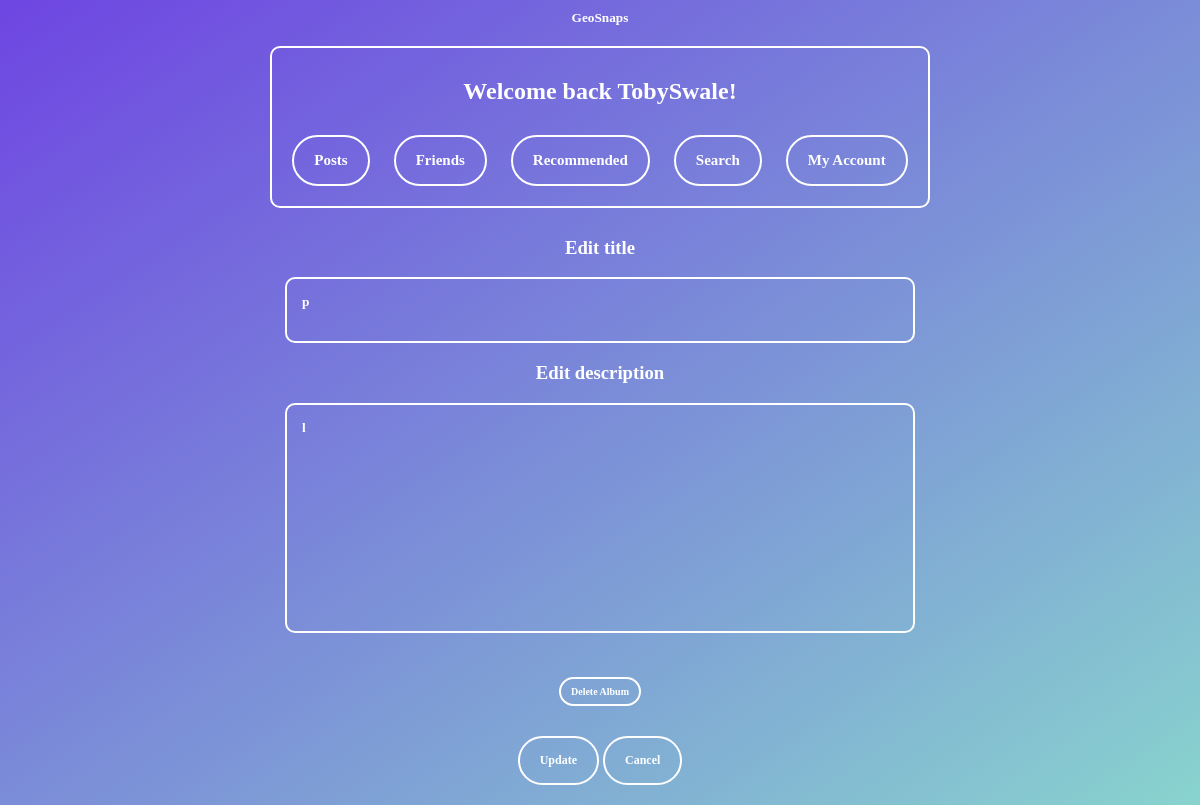
/editalbum?id=1478 (signed in), run on an earlier commit of the app's database.
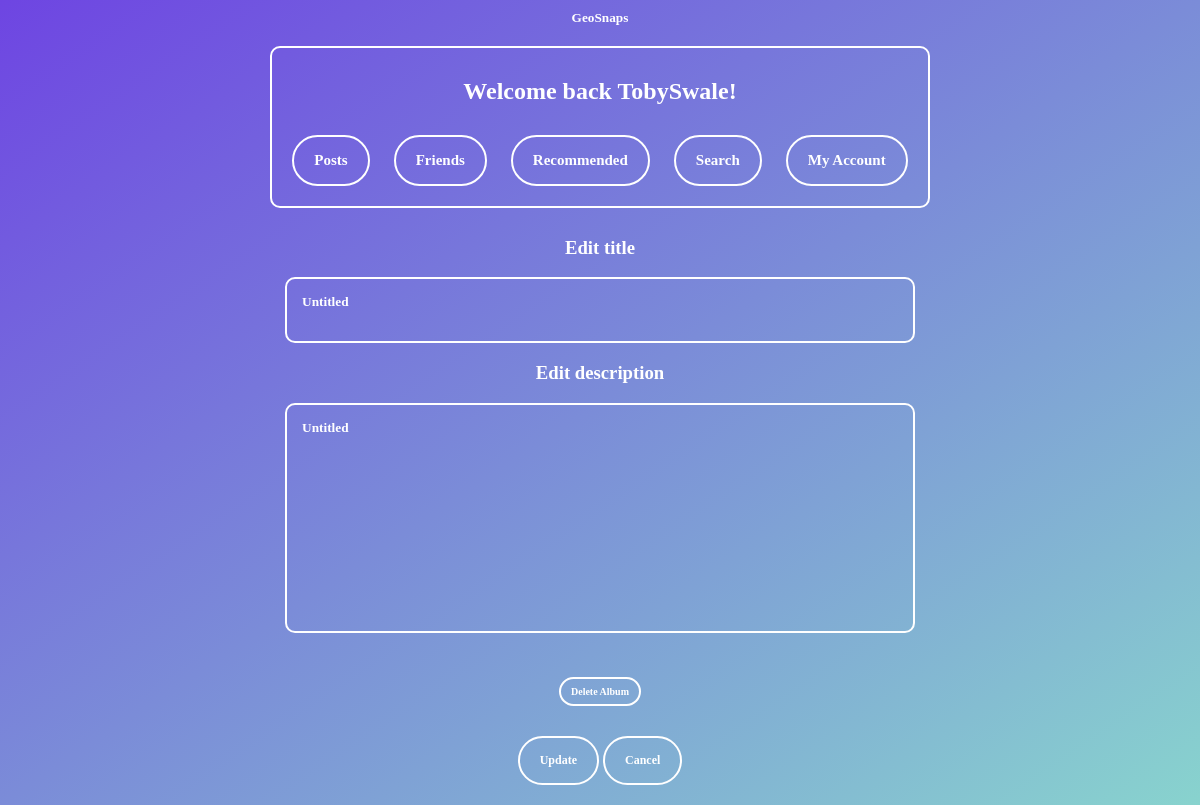
And on a later commit of the database.
### tables this page shows
CREATE TABLE "Posts" (
	"text"	TEXT,
	"timeposted"	TEXT,
	"user"	TEXT NOT NULL,
	"id"	INTEGER NOT NULL UNIQUE,
	"filename"	TEXT,
	"descr"	TEXT,
	"likes"	INTEGER DEFAULT 0,
	"dislikes"	INTEGER DEFAULT 0,
	"privacy"	TEXT,
	"lng"	TEXT,
	"lat"	TEXT,
	"album"	TEXT,
	"country"	TEXT,
	"city"	TEXT,
	PRIMARY KEY("id" AUTOINCREMENT)
);

### main.py (the view, shortened to what this page needs)
@web_site.route('/editalbum', methods=['GET', 'POST'])
def editalbum():
    albumid = request.args.get('id')
    username = session["username"]
    con = sqlite3.connect('database.db')
    sql = "SELECT user FROM Posts WHERE id = ?"
    cursor = con.cursor()
    cursor.execute(sql, (albumid,))
    getuser = cursor.fetchone()
    if not getuser:
        return render_template('404.html')
    if getuser[0] != username:
        return render_template('404.html')
    con.row_factory = sqlite3.Row
    sql = "SELECT * FROM Posts WHERE id = ?"
    cursor = con.cursor()
    cursor.execute(sql, (albumid,))
    rows = cursor.fetchall()
    return render_template("editalbum.html", rows=rows, albumid=albumid)

### templates/editalbum.html
{% extends 'base.html' %}
{% block content %}
<form method="POST">
{% for row in rows %}
  <h3>Edit title</h3>
  <p><textarea class="textareatitle" name="text" placeholder="Enter text here" maxlength="100">{{row["text"]}}</textarea></p>
  <h3>Edit description</h3>
  <p><textarea class="textareadescr" name="description" placeholder="Enter text here" maxlength="250">{{row["descr"]}}</textarea></p><br>
  <a href ='/deletealbum?id={{albumid}}' class="linkbuttonsmall">Delete Album</a>
  <p><input type="submit" value="Update"><input type="submit" name="cancel" value="Cancel"></p>
{% endfor %}
</form>
{% endblock %}

### templates/base.html (shortened to what this page needs)
<html>
<head>
<link href="/static/style.css" rel="stylesheet">
</head>
<body>
<a href='/GeoSnaps' style="display: block; text-decoration: none; color: white; pointer-events: none;">
  <h5 style="margin: 0px;">
    <span style="pointer-events: auto;">GeoSnaps</span>
  </h5>
</a>
<div class="buttonbox">
  {% if session["username"] %}
    <h2>Welcome back {{ session["username"] }}!</h2>
    <a href ='/allposts' class="linkbutton">Posts</a>
    <a href ='/friends' class="linkbutton">Friends</a>
    <a href ='/recommended' class="linkbutton">Recommended</a>
    <a href ='/search' class="linkbutton">Search</a>
    <a href ='/account' class="linkbutton">My Account</a>
  {% else %}
    <h2>You are not logged in</h2>
    <a href ='/Index' class="linkbutton">Register</a>
    <a href ='/login' class="linkbutton">Login</a>
  {% endif %}
</div>
  {% block content %}{% endblock %}
</body>
</html>

What changed in the data, as far as the page shows it:
changed Posts "TobySwale": text "p" → "Untitled"; description "l" → "Untitled"
